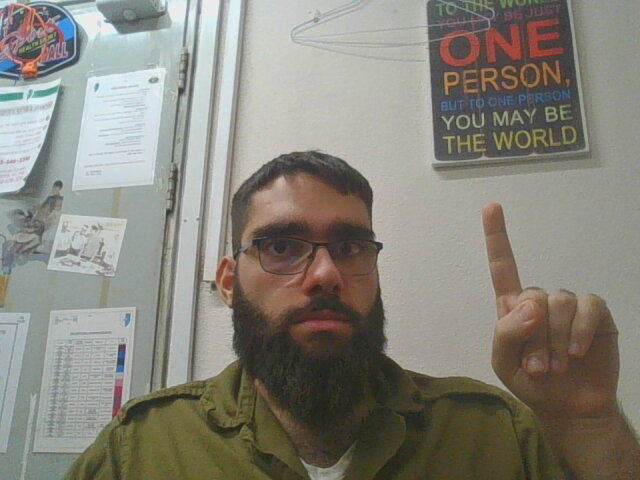
#> input picture server/test.png, 640 x 480 px, given in place of the camera
$ python Main.py
#> lines starting #> are read from the running program, lines starting #| are printed output that depends on the picture; after the words box and inside, x2 and y2 are one past the last pixel; in counts of white or black regions, pixels touching at a corner belong together
import cv2
import numpy as np

if __name__ == '__main__':
    cap = cv2.VideoCapture(1)  # creating camera object
    while (cap.isOpened()):
        ret, img = cap.read()  # reading the frames
#> img is the input picture: shape (480, 640, 3); mean B, G, R 122.5, 131.9, 134.6
        gray = cv2.cvtColor(img, cv2.COLOR_BGR2GRAY)
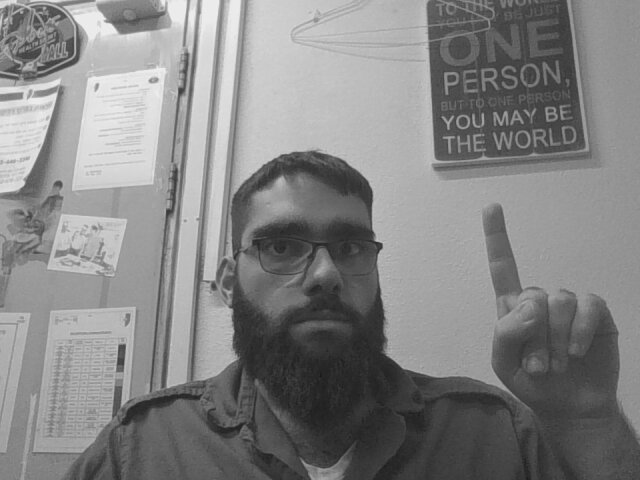
#> gray: shape (480, 640); min 23, max 244, mean 131.7
        blur = cv2.GaussianBlur(gray, (5, 5), 0)
        ret, thresh1 = cv2.threshold(blur, 70, 255, cv2.THRESH_BINARY_INV + cv2.THRESH_OTSU)
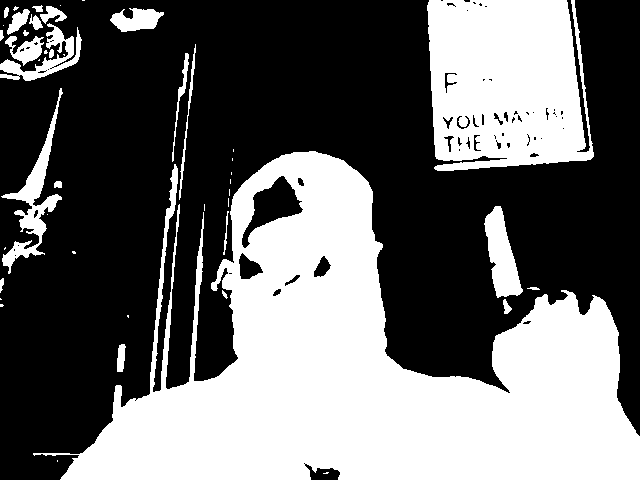
#> thresh1: shape (480, 640); 41.4% white; 46 white regions (22 under 20 px)
#> ret = 123
        contours, hierarchy = cv2.findContours(thresh1, cv2.RETR_TREE, cv2.CHAIN_APPROX_SIMPLE)
#> contours = 115 contours, 69 with area under 20; largest, box (x1, y1, x2, y2) and area: (33, 151, 640, 480) 94619, (427, 0, 594, 171) 24093, (1, 88, 63, 274) 2172, (484, 206, 523, 298) 1866, (241, 175, 304, 249) 1806
        max_area = 0
        for i in range(len(contours)):
            cnt = contours[i]
            area = cv2.contourArea(cnt)
            if (area > max_area):
                max_area = area
                ci = i
#> this loop made 115 passes
#> (area, max_area) on passes 3, 15, 23: (159.5, 159.5), (1866, 1866), (94619, 94619)
#> area on passes 6, 10, 14, 19, 26, 27: 60, 25.5, 32, 37.5, 24, 44.5
#> after the loop, ci = 22; max_area = 94619
        cnt = contours[ci]
#> cnt = contour of 897 points, box (x1, y1, x2, y2) (33, 151, 640, 480), area 94619
        hull = cv2.convexHull(cnt)
#> hull = contour of 18 points, box (x1, y1, x2, y2) (33, 151, 640, 480), area 147496
        drawing = np.zeros(img.shape, np.uint8)
        cv2.drawContours(img, [cnt], 0, (0, 255, 0), 2)
        cv2.drawContours(img, [hull], 0, (0, 0, 255), 2)
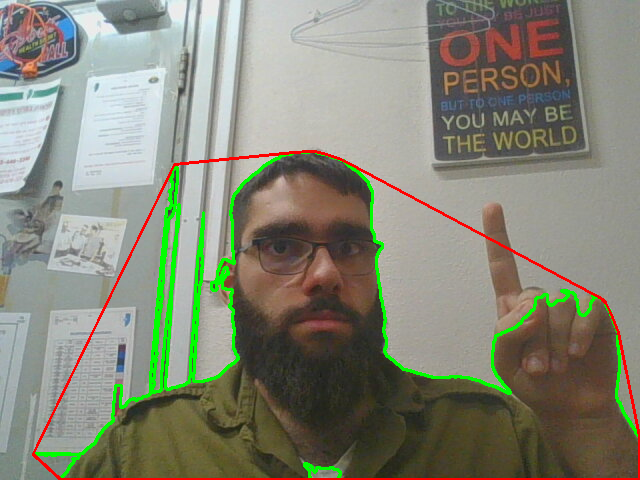
#> img: shape (480, 640, 3); mean B, G, R 118.4, 134, 133
        cv2.imshow('output', img)
        cv2.imshow('blur', blur)
        cv2.imshow('blk', thresh1)# displaying the frames
        k = cv2.waitKey(10)
#> (key Esc is pressed here)
        if k == 27:
            break

$ run again, on server/b.jpg
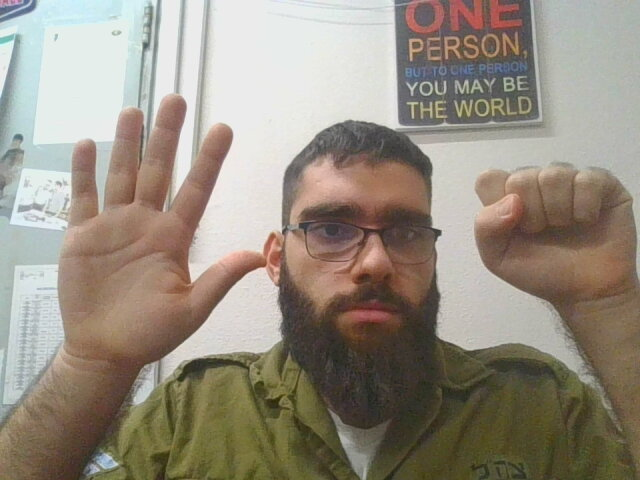
#> input picture server/b.jpg, 640 x 480 px, given in place of the camera
#> img is the input picture: shape (480, 640, 3); mean B, G, R 128.4, 141.8, 150.8
#> `ret, thresh1 = cv2.threshold(blur, 70, 255, cv2.THRESH_BINARY_INV + cv..`:
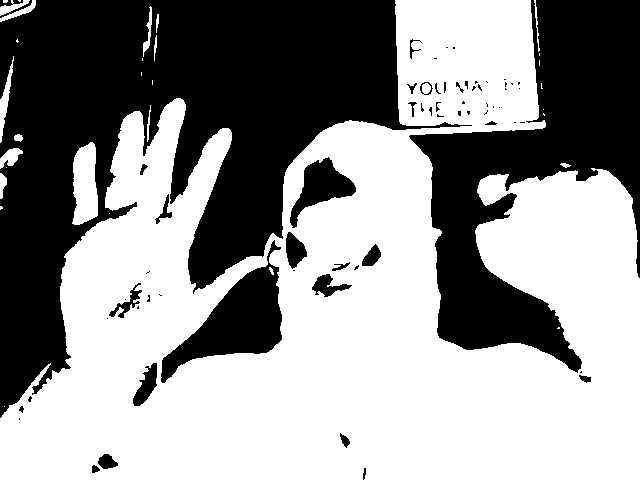
#> thresh1: shape (480, 640); 57.7% white; 66 black regions (37 under 20 px)
#> ret = 151
#> contours = 103 contours, 60 with area under 20; largest, box (x1, y1, x2, y2) and area: (0, 0, 640, 480) 183525, (160, 239, 283, 384) 6561, (289, 156, 357, 229) 2022, (72, 142, 98, 225) 1590, (132, 362, 158, 407) 586
#> the loop `for i in range(len(contours)):` made 103 passes
#> (area, max_area) on passes 5, 8, 9, 26: (90, 90), (226.5, 226.5), (1590, 1590), (183525, 183525)
#> after the loop `for i in range(len(contours)):`: ci = 25; max_area = 183525
#> `cnt = contours[ci]`: cnt = contour of 1284 points, box (x1, y1, x2, y2) (0, 0, 640, 480), area 183525
#> hull = contour of 13 points, box (x1, y1, x2, y2) (0, 0, 640, 480), area 245999
#> `cv2.drawContours(img, [hull], 0, (0, 0, 255), 2)`:
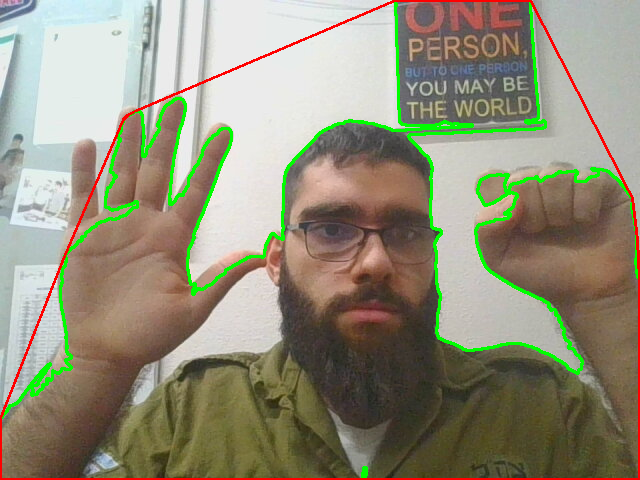
#> img: shape (480, 640, 3); mean B, G, R 122.4, 143.3, 147.4

$ run again, on server/c.jpg
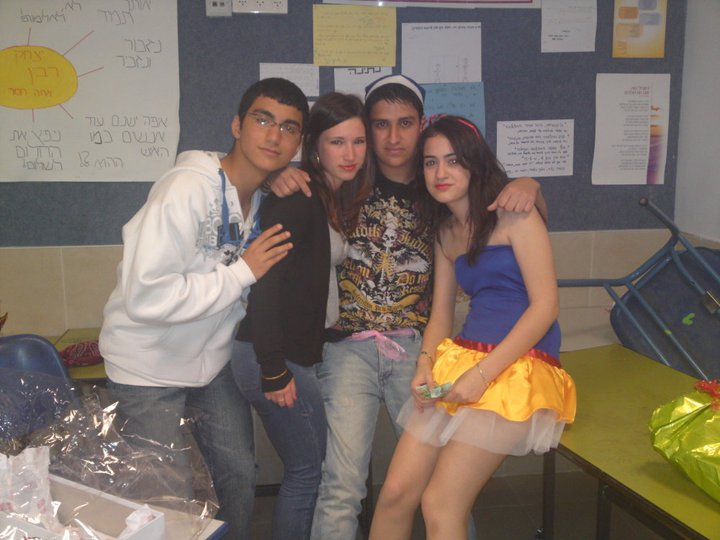
#> input picture server/c.jpg, 720 x 540 px, given in place of the camera
#> img is the input picture: shape (540, 720, 3); mean B, G, R 101.1, 111.7, 124.3
#> `ret, thresh1 = cv2.threshold(blur, 70, 255, cv2.THRESH_BINARY_INV + cv..`:
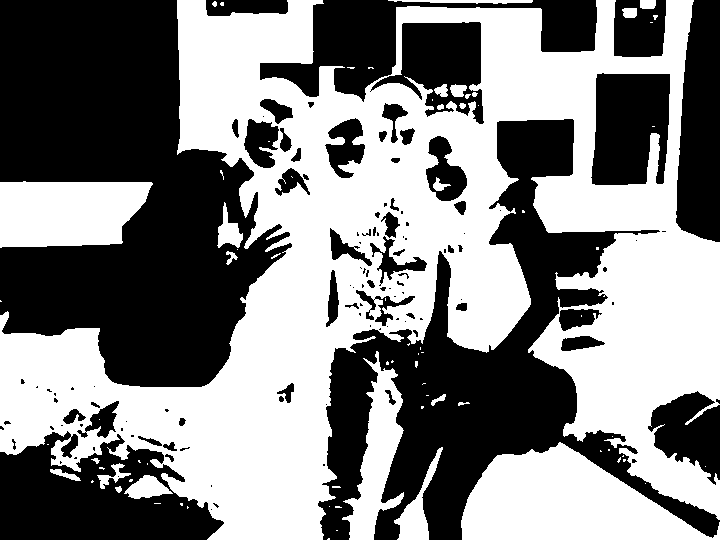
#> thresh1: shape (540, 720); 51.5% white; 120 black regions (64 under 20 px)
#> ret = 115
#> contours = 197 contours, 116 with area under 20; largest, box (x1, y1, x2, y2) and area: (0, 0, 720, 540) 189856, (461, 442, 720, 540) 14958, (0, 181, 153, 248) 8448, (590, 72, 671, 186) 7778, (370, 21, 485, 125) 6810
#> the loop `for i in range(len(contours)):` made 197 passes
#> (area, max_area) on passes 9, 13, 27, 29, 63: (23.5, 23.5), (617, 617), (1195.5, 1195.5), (14957.5, 14957.5), (189856, 189856)
#> after the loop `for i in range(len(contours)):`: ci = 62; max_area = 189856
#> `cnt = contours[ci]`: cnt = contour of 2035 points, box (x1, y1, x2, y2) (0, 0, 720, 540), area 189856
#> hull = contour of 9 points, box (x1, y1, x2, y2) (0, 0, 720, 540), area 343442
#> `cv2.drawContours(img, [hull], 0, (0, 0, 255), 2)`:
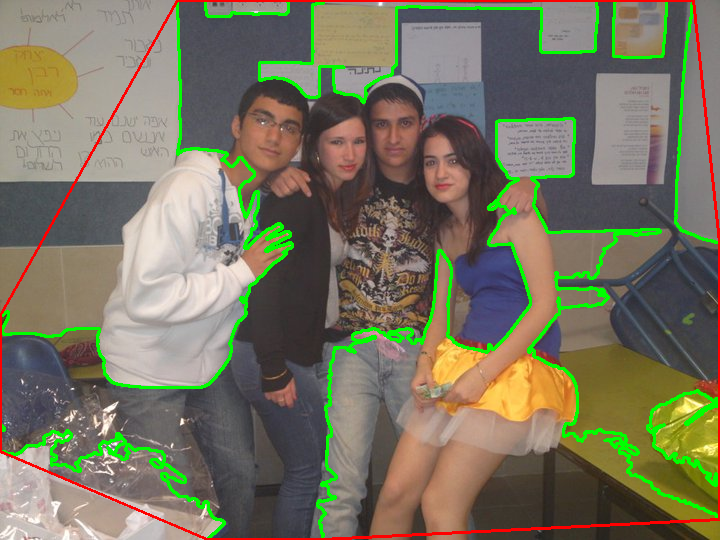
#> img: shape (540, 720, 3); mean B, G, R 95.5, 116.9, 120.6
